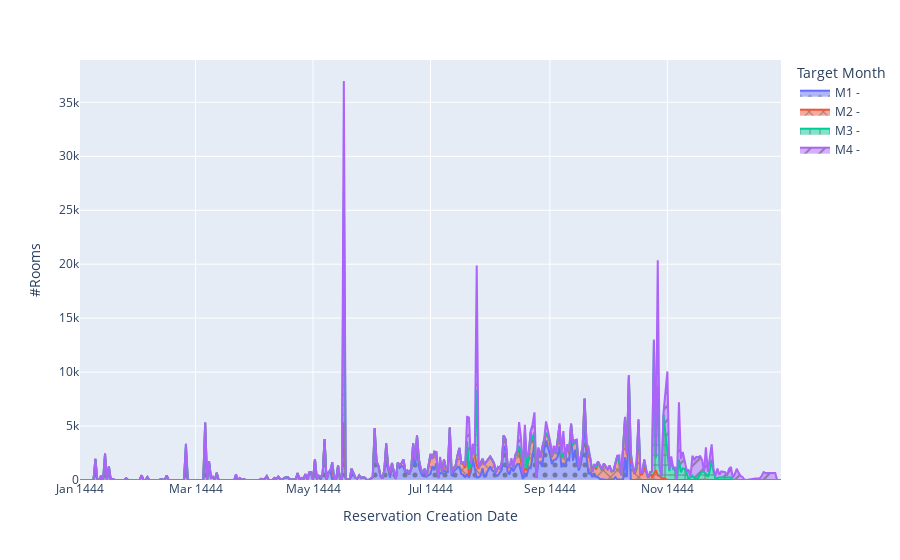

The code cell stored with this chart in its notebook:
### Code cell
import plotly.express as px

fig = px.area(df42, x="Reservation Creation Date", y="#Rooms", color="Target Month",
             pattern_shape="Target Month", pattern_shape_sequence=[".", "x", "+","/"] )

#fig.update_layout(barmode='overlay')

fig.show()

### Figure 1 — Plotly figure (JSON) as saved in the notebook; plotly's stock layout.template omitted (floating-point values rounded to 4 significant figures; data arrays with more than 128 entries replaced by an {"elided": "..."} marker saying what was removed)
{"data": [{"fillpattern": {"shape": "."}, "hovertemplate": "Target Month=M1 - <br>Reservation Creation Date=%{x}<br>#Rooms=%{y}<extra></extra>", "legendgroup": "M1 - ", "line": {"color": "#636efa"}, "marker": {"symbol": "circle"}, "mode": "lines", "name": "M1 - ", "orientation": "v", "showlegend": true, "stackgroup": "1", "type": "scatter", "x": {"elided": "354 str values"}, "xaxis": "x", "y": {"elided": "354 int values"}, "yaxis": "y"}, {"fillpattern": {"shape": "x"}, "hovertemplate": "Target Month=M2 - <br>Reservation Creation Date=%{x}<br>#Rooms=%{y}<extra></extra>", "legendgroup": "M2 - ", "line": {"color": "#EF553B"}, "marker": {"symbol": "circle"}, "mode": "lines", "name": "M2 - ", "orientation": "v", "showlegend": true, "stackgroup": "1", "type": "scatter", "x": {"elided": "354 str values"}, "xaxis": "x", "y": {"elided": "354 int values"}, "yaxis": "y"}, {"fillpattern": {"shape": "+"}, "hovertemplate": "Target Month=M3 - <br>Reservation Creation Date=%{x}<br>#Rooms=%{y}<extra></extra>", "legendgroup": "M3 - ", "line": {"color": "#00cc96"}, "marker": {"symbol": "circle"}, "mode": "lines", "name": "M3 - ", "orientation": "v", "showlegend": true, "stackgroup": "1", "type": "scatter", "x": {"elided": "354 str values"}, "xaxis": "x", "y": {"elided": "354 int values"}, "yaxis": "y"}, {"fillpattern": {"shape": "/"}, "hovertemplate": "Target Month=M4 - <br>Reservation Creation Date=%{x}<br>#Rooms=%{y}<extra></extra>", "legendgroup": "M4 - ", "line": {"color": "#ab63fa"}, "marker": {"symbol": "circle"}, "mode": "lines", "name": "M4 - ", "orientation": "v", "showlegend": true, "stackgroup": "1", "type": "scatter", "x": {"elided": "354 str values"}, "xaxis": "x", "y": {"elided": "354 int values"}, "yaxis": "y"}], "layout": {"legend": {"title": {"text": "Target Month"}, "tracegroupgap": 0}, "margin": {"t": 60}, "xaxis": {"anchor": "y", "domain": [0, 1], "title": {"text": "Reservation Creation Date"}}, "yaxis": {"anchor": "x", "domain": [0, 1], "title": {"text": "#Rooms"}}}}
